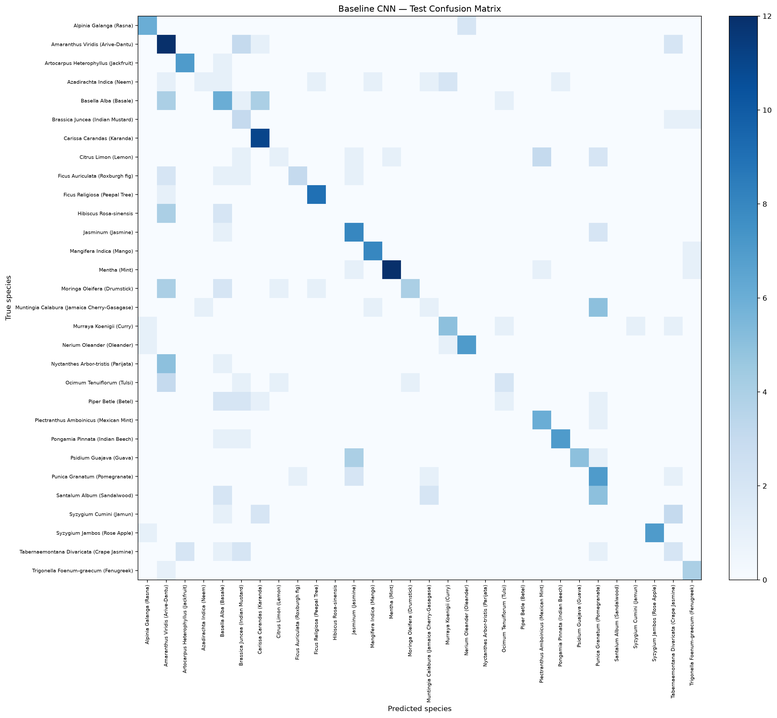
#> input picture reports/cnn_baseline/confusion_matrix.png, 777 x 718 px, shrunk from 2990 x 2761 before the run, found by its file name; its folder holds only this picture in this run
$ python segment.py --image ../reports/cnn_baseline/confusion_matrix.png
#> lines starting #> are read from the running program, lines starting #| are printed output that depends on the picture; after the words box and inside, x2 and y2 are one past the last pixel; in counts of white or black regions, pixels touching at a corner belong together
#> in process_image, image is the input picture: shape (718, 777, 3); mean B, G, R 248.8, 244.4, 239.5

from pathlib import Path
import argparse
import csv

import cv2
import numpy as np
import matplotlib.pyplot as plt


ROOT = Path(__file__).resolve().parent.parent
DATA_DIR = ROOT / "data" / "raw"
MASK_DIR = ROOT / "data" / "processed" / "masks"
REPORT_DIR = ROOT / "reports" / "segmentation"
PREVIEW_DIR = ROOT / "reports" / "segmentation_preview"

EXTENSIONS = {".jpg", ".jpeg", ".png", ".bmp", ".tif", ".tiff"}


def fill_holes(mask):
    mask = (mask > 0).astype(np.uint8) * 255
    flood = mask.copy()
    h, w = mask.shape
    flood_mask = np.zeros((h + 2, w + 2), np.uint8)
    cv2.floodFill(flood, flood_mask, (0, 0), 255)
    holes = cv2.bitwise_not(flood)
    return cv2.bitwise_or(mask, holes)


def largest_component(mask):
    count, labels, stats, _ = cv2.connectedComponentsWithStats(
        (mask > 0).astype(np.uint8), connectivity=8
    )

    if count <= 1:
        return np.zeros_like(mask)

    label = 1 + np.argmax(stats[1:, cv2.CC_STAT_AREA])
    return np.where(labels == label, 255, 0).astype(np.uint8)


def segment_leaf(image):
    gray = cv2.cvtColor(image, cv2.COLOR_BGR2GRAY)
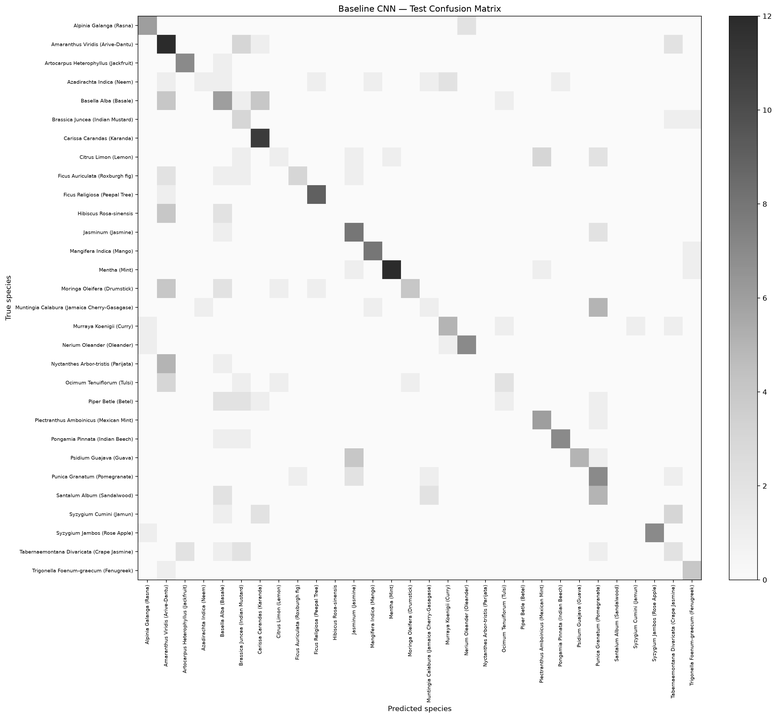
#> gray: shape (718, 777); min 0, max 255, mean 243.3
    hsv = cv2.cvtColor(image, cv2.COLOR_BGR2HSV)
#> hsv: shape (718, 777, 3); mean H, S, V 62.5, 10.9, 248.8
    saturation = hsv[:, :, 1]
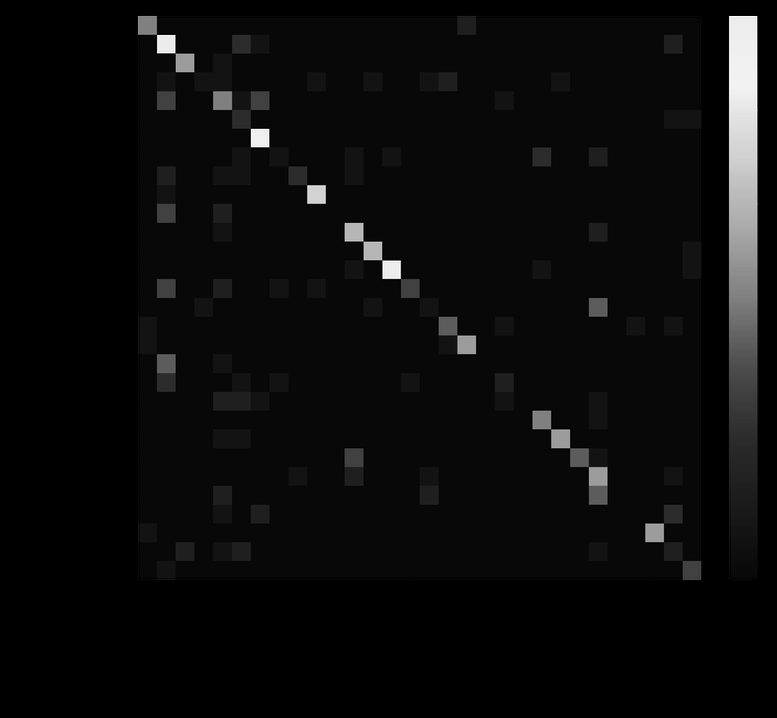
#> saturation: shape (718, 777); min 0, max 255, mean 10.9

    _, sat_mask = cv2.threshold(
        saturation, 0, 255, cv2.THRESH_BINARY + cv2.THRESH_OTSU
    )
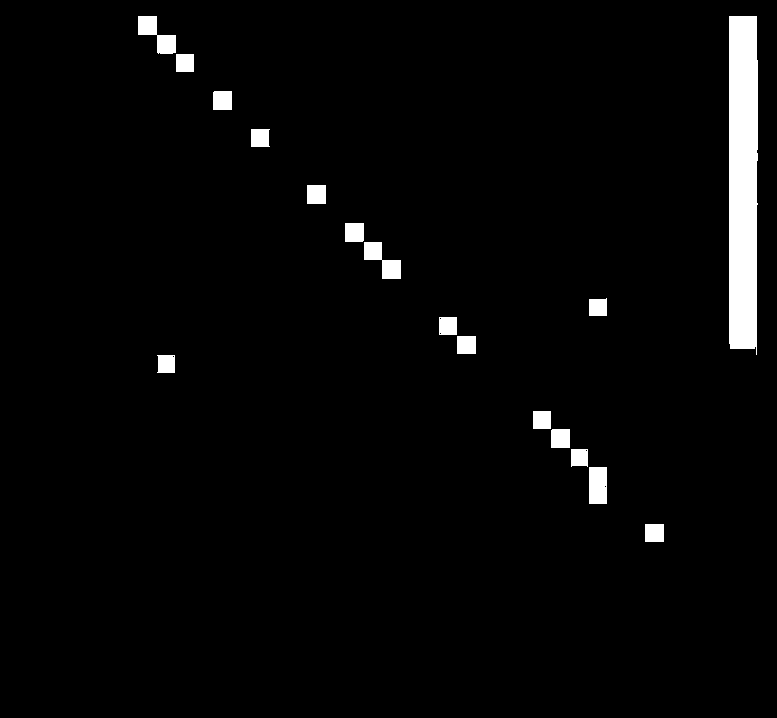
#> sat_mask: shape (718, 777); 2.8% white; 17 white regions, largest, box (x1, y1, x2, y2) and area: (729, 16, 758, 355) 9423, (138, 16, 176, 54) 717, (364, 242, 401, 279) 685
    _, dark_mask = cv2.threshold(
        gray, 0, 255, cv2.THRESH_BINARY_INV + cv2.THRESH_OTSU
    )
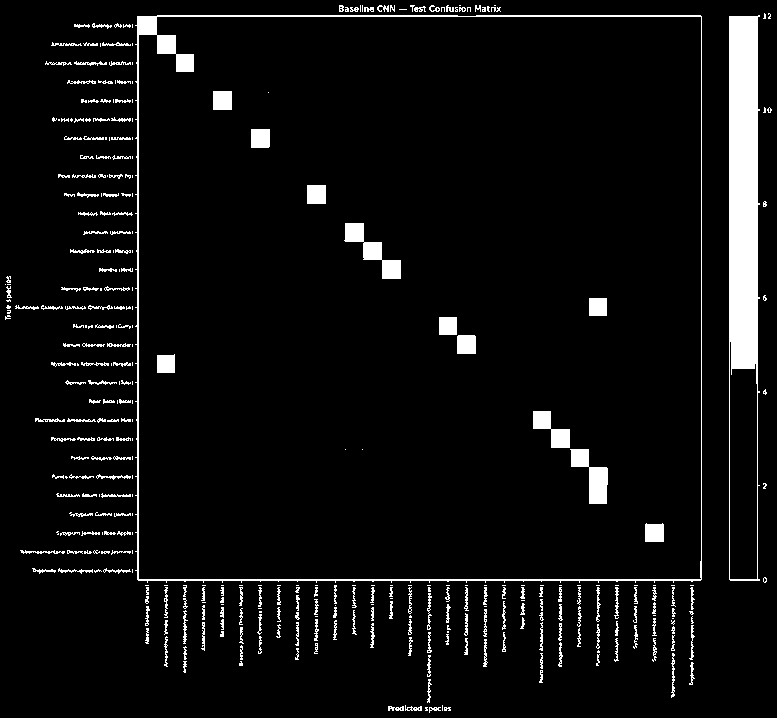
#> dark_mask: shape (718, 777); 5.6% white; 374 white regions (143 under 20 px), largest, box (x1, y1, x2, y2) and area: (729, 15, 760, 581) 10729, (135, 15, 702, 583) 5049, (344, 223, 401, 279) 1063

    combined = cv2.bitwise_or(sat_mask, dark_mask)
#> combined: shape (718, 777); 5.7% white; 374 white regions (143 under 20 px), largest, box (x1, y1, x2, y2) and area: (729, 15, 760, 581) 10736, (135, 15, 702, 583) 5049, (344, 223, 401, 279) 1063

    kernel = cv2.getStructuringElement(cv2.MORPH_ELLIPSE, (5, 5))
    opened = cv2.morphologyEx(combined, cv2.MORPH_OPEN, kernel)
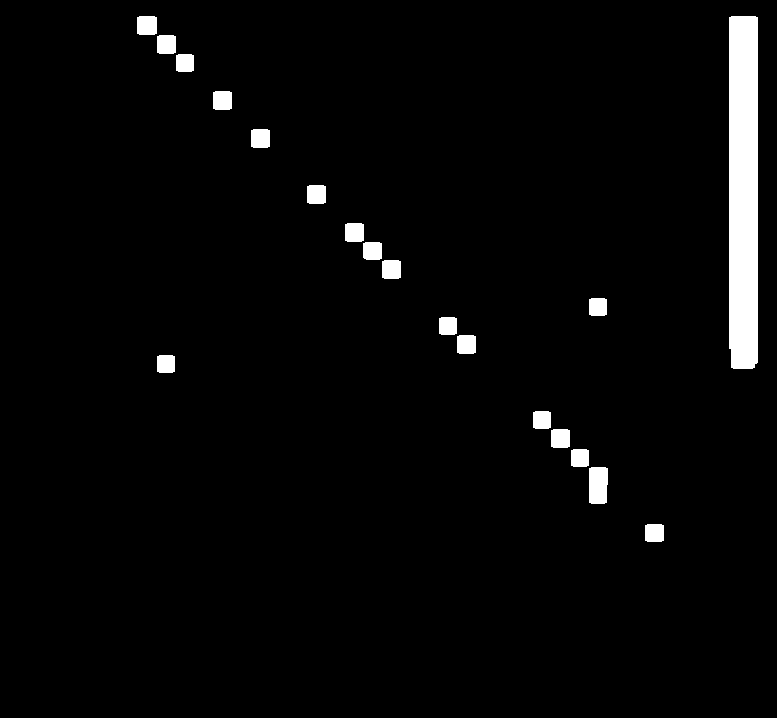
#> opened: shape (718, 777); 3% white; 19 white regions, largest, box (x1, y1, x2, y2) and area: (729, 16, 758, 369) 10173, (589, 467, 608, 504) 676, (137, 16, 157, 35) 372
    closed = cv2.morphologyEx(opened, cv2.MORPH_CLOSE, kernel)
#> closed: shape (718, 777); 3% white; 12 white regions, largest, box (x1, y1, x2, y2) and area: (729, 16, 758, 369) 10173, (137, 16, 194, 72) 1057, (345, 223, 401, 279) 1054

    component = largest_component(closed)
#> in largest_component, `count, labels, stats, _ = cv2.connectedComponentsWithStats( (mask > 0)..`:
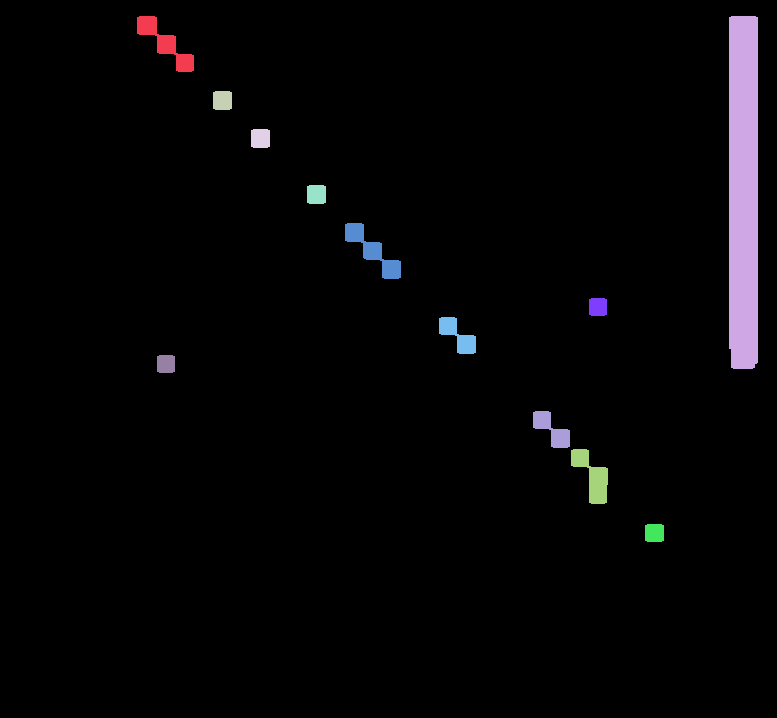
#> labels: shape (718, 777) int32; 13 distinct labels, from 0 to 12; one colour per label, 0 black
#> in largest_component, `count, labels, stats, _ = cv2.connectedComponentsWithStats( (mask > 0)..`: count = 13; stats = 13 rows, first 6: [0, 0, 777, 718, 541223], [137, 16, 57, 56, 1057], [729, 16, 29, 353, 10173], [213, 91, 19, 19, 353], [251, 129, 19, 19, 353], [307, 185, 19, 19, 353]
#> in largest_component, `label = 1 + np.argmax(stats[1:, cv2.CC_STAT_AREA])`: label = 2
#> in largest_component, `return np.where(labels == label, 255, 0).astype(np.uint8)`:
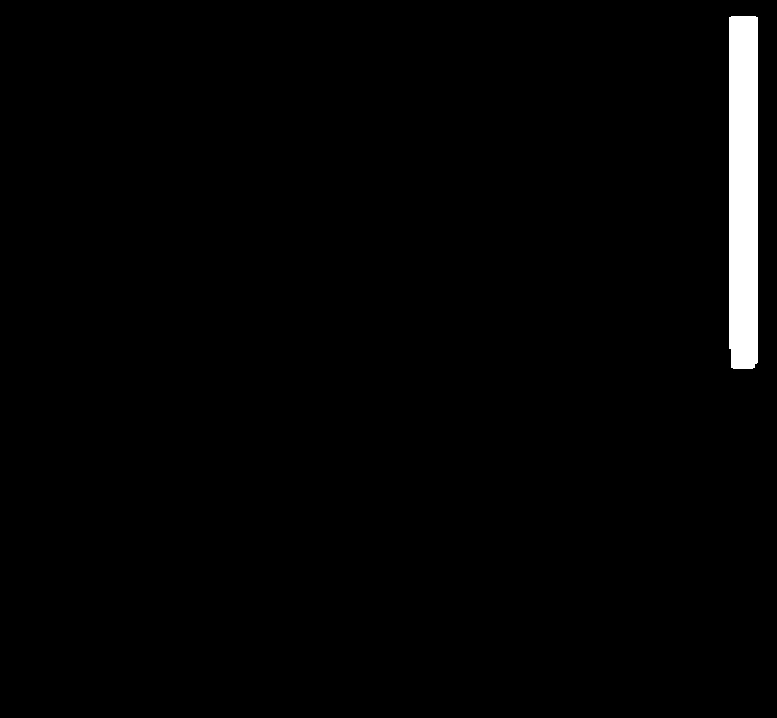
#> returned value: shape (718, 777); 1.8% white; 1 white region, box (x1, y1, x2, y2) and area: (729, 16, 758, 369) 10173
    mask = fill_holes(component)
#> in fill_holes, `cv2.floodFill(flood, flood_mask, (0, 0), 255)`: flood: shape (718, 777); every value is 255
#> in fill_holes, `holes = cv2.bitwise_not(flood)`: holes: shape (718, 777); every value is 0

    stages = {
        "Gray": gray,
        "Saturation": saturation,
        "Combined Otsu": combined,
        "Cleaned mask": mask,
    }
    return mask, stages


# [29 lines left out: function make_preview, not called in this run]


def process_image(image_path, make_figure=False):
    image = cv2.imread(str(image_path))
    if image is None:
        return None, "unreadable", None

    mask, stages = segment_leaf(image)
#> stages = 4 items
    fraction = float(np.count_nonzero(mask) / mask.size)
#> fraction = 0.0182

    warnings = []
    if fraction < 0.01:
        warnings.append("foreground_below_1_percent")
    if fraction > 0.90:
        warnings.append("foreground_above_90_percent")
    if not np.any(mask):
        warnings.append("empty_mask")

#> (the run stopped early here; a loop or call above may not have finished)

$ run again, on reports/gradcam/gradcam_01.png
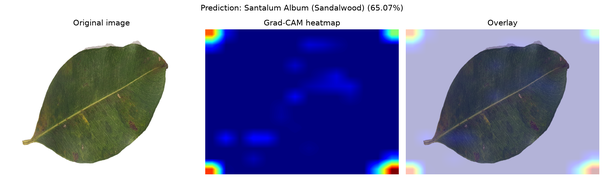
#> input picture reports/gradcam/gradcam_01.png, 604 x 179 px, shrunk from 2322 x 689 before the run, found by its file name
#> in process_image, image is the input picture: shape (179, 604, 3); mean B, G, R 176, 139.7, 136.9
#> hsv: shape (179, 604, 3); mean H, S, V 65.6, 92.7, 181.8
#> sat_mask: shape (179, 604); 26.1% white; 75 white regions (71 under 20 px), largest, box (x1, y1, x2, y2) and area: (205, 29, 399, 174) 27899, (67, 110, 90, 126) 76, (453, 134, 463, 141) 42, (137, 120, 146, 127) 36
#> dark_mask: shape (179, 604); 47.3% white; 100 white regions (94 under 20 px), largest, box (x1, y1, x2, y2) and area: (205, 29, 399, 174) 27367, (424, 41, 569, 163) 11603, (27, 44, 168, 163) 11361, (387, 166, 399, 174) 82, (206, 168, 213, 174) 41, (206, 30, 213, 35) 31
#> combined: shape (179, 604); 47.8% white; 98 white regions (95 under 20 px), largest, box (x1, y1, x2, y2) and area: (205, 29, 399, 174) 28045, (424, 41, 569, 163) 11603, (27, 44, 168, 163) 11362
#> opened: shape (179, 604); 47.1% white; 3 white regions, box (x1, y1, x2, y2) and area: (205, 29, 399, 174) 28031, (424, 43, 569, 163) 11590, (32, 44, 168, 163) 11349
#> closed: shape (179, 604); 47.2% white; 3 white regions, box (x1, y1, x2, y2) and area: (205, 29, 399, 174) 28059, (424, 43, 569, 163) 11595, (32, 44, 168, 163) 11422
#> in largest_component, `count, labels, stats, _ = cv2.connectedComponentsWithStats( (mask > 0)..`:
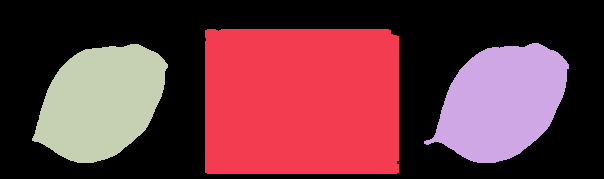
#> labels: shape (179, 604) int32; 4 distinct labels, from 0 to 3; one colour per label, 0 black
#> count = 4; stats = [[0, 0, 604, 179, 57040], [205, 29, 194, 145, 28059], [424, 43, 145, 120, 11595], [32, 44, 136, 119, 11422]]
#> label = 1
#> in largest_component, `return np.where(labels == label, 255, 0).astype(np.uint8)`:
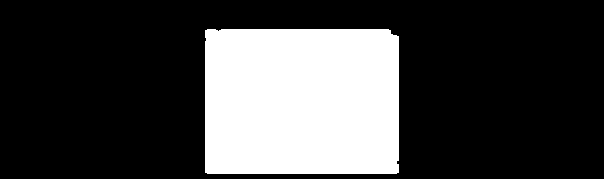
#> returned value: shape (179, 604); 26% white; 1 white region, box (x1, y1, x2, y2) and area: (205, 29, 399, 174) 28059
#> flood: shape (179, 604); every value is 255
#> holes: shape (179, 604); every value is 0
#> stages = 4 items
#> fraction = 0.26
